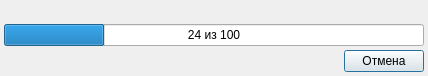
<ui version="4.0" >
 <class>ProgressDialog</class>
 <widget class="QDialog" name="ProgressDialog" >
  <property name="geometry" >
   <rect>
    <x>0</x>
    <y>0</y>
    <width>428</width>
    <height>76</height>
   </rect>
  </property>
  <property name="windowTitle" >
   <string>Процесс выгрузки в EIS OMS</string>
  </property>
  <layout class="QVBoxLayout" >
   <property name="margin" >
    <number>4</number>
   </property>
   <property name="spacing" >
    <number>4</number>
   </property>
   <item>
    <widget class="QLabel" name="lblStage" >
     <property name="text" >
      <string/>
     </property>
    </widget>
   </item>
   <item>
    <widget class="QProgressBar" name="progressBar" >
     <property name="value" >
      <number>24</number>
     </property>
     <property name="orientation" >
      <enum>Qt::Horizontal</enum>
     </property>
     <property name="format" >
      <string>%v из %m</string>
     </property>
    </widget>
   </item>
   <item>
    <layout class="QHBoxLayout" >
     <property name="margin" >
      <number>0</number>
     </property>
     <property name="spacing" >
      <number>6</number>
     </property>
     <item>
      <spacer>
       <property name="orientation" >
        <enum>Qt::Horizontal</enum>
       </property>
       <property name="sizeHint" >
        <size>
         <width>331</width>
         <height>20</height>
        </size>
       </property>
      </spacer>
     </item>
     <item>
      <widget class="QPushButton" name="btnCancel" >
       <property name="text" >
        <string>Отмена</string>
       </property>
       <property name="default" >
        <bool>true</bool>
       </property>
      </widget>
     </item>
    </layout>
   </item>
  </layout>
 </widget>
 <resources/>
 <connections>
  <connection>
   <sender>btnCancel</sender>
   <signal>clicked()</signal>
   <receiver>ProgressDialog</receiver>
   <slot>accept()</slot>
   <hints>
    <hint type="sourcelabel" >
     <x>362</x>
     <y>57</y>
    </hint>
    <hint type="destinationlabel" >
     <x>296</x>
     <y>59</y>
    </hint>
   </hints>
  </connection>
 </connections>
</ui>
